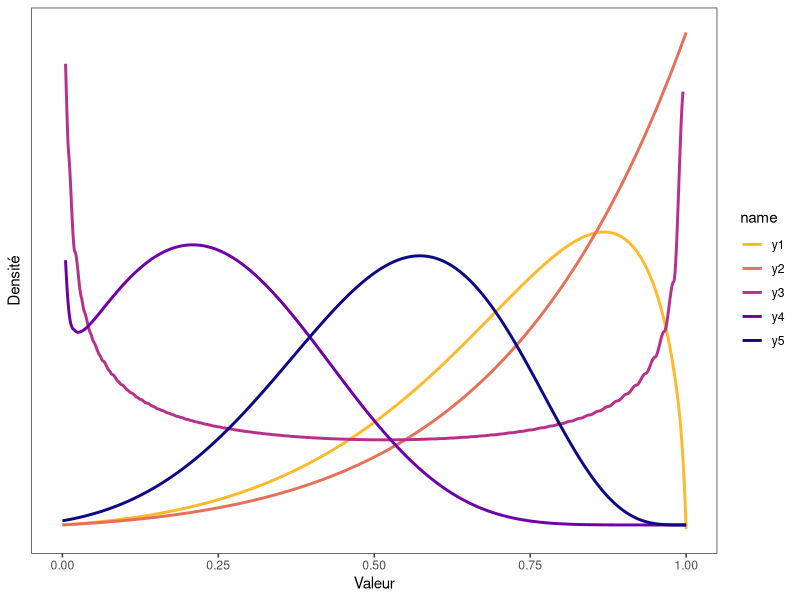
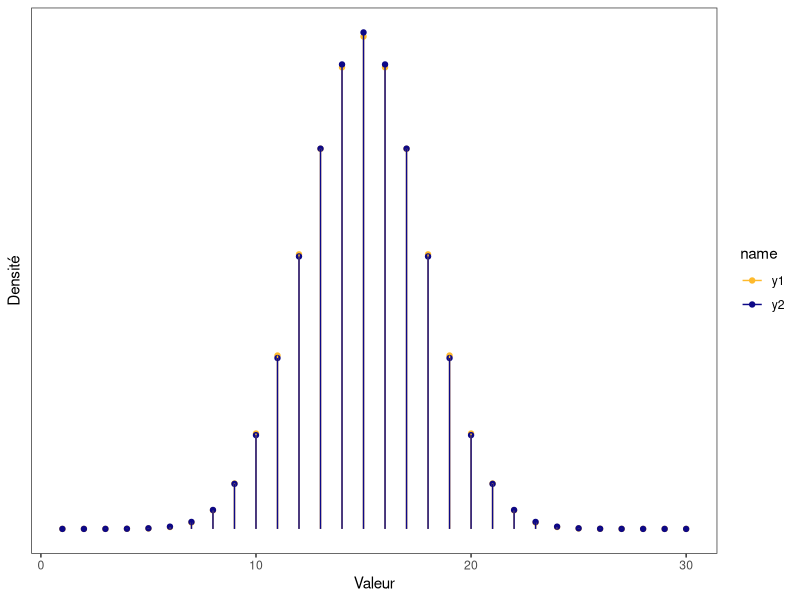
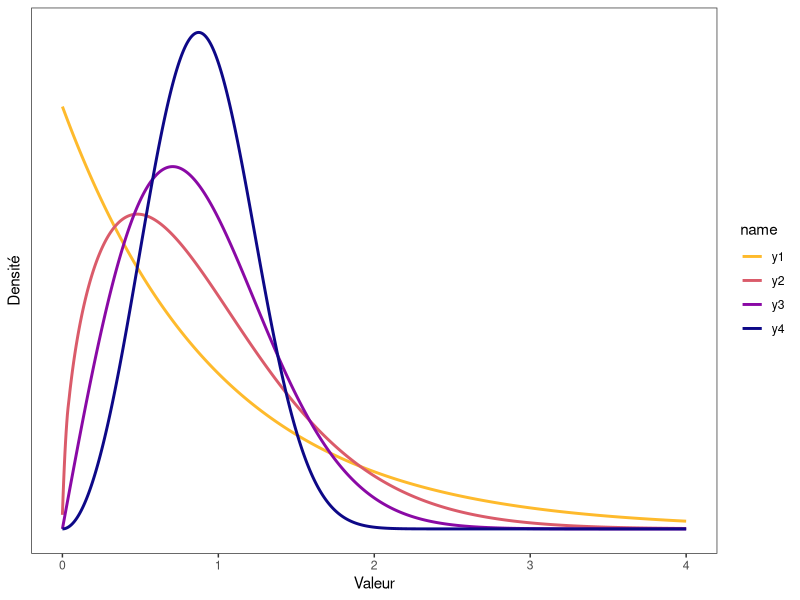
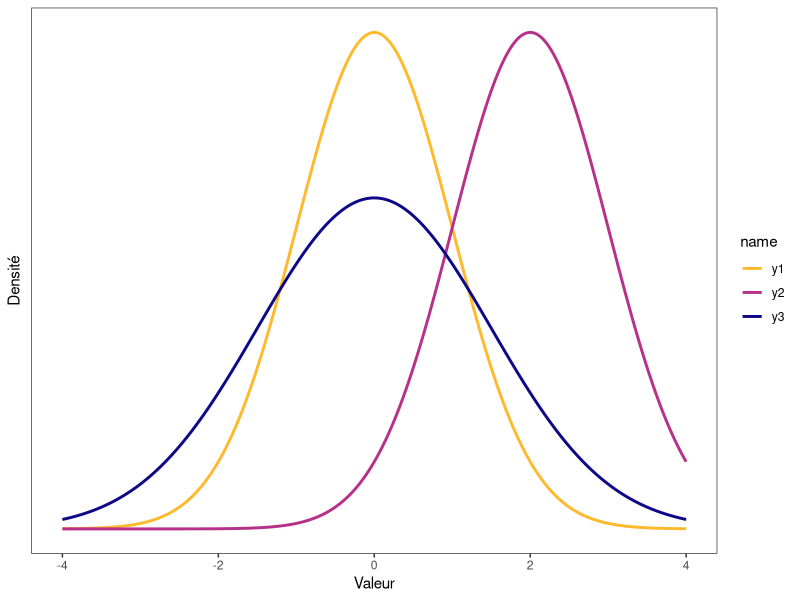
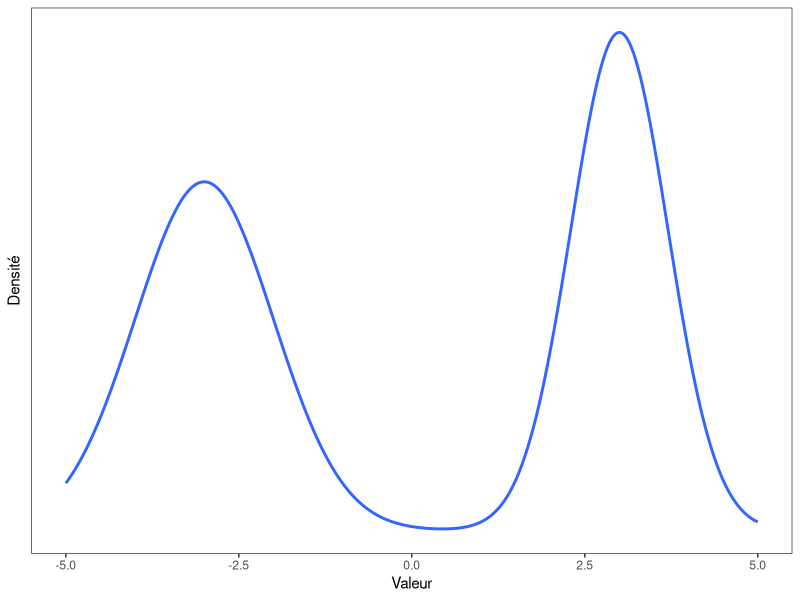
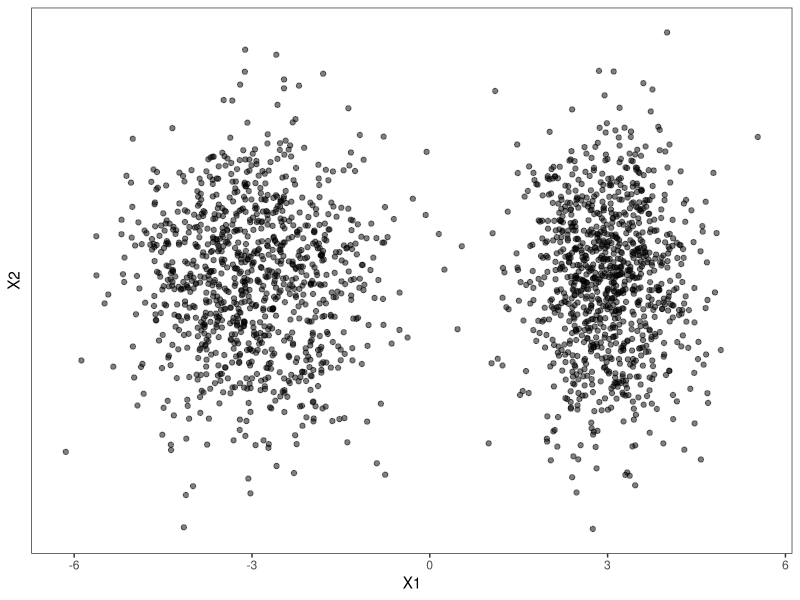

These figures' R source, in order:
##########################
#     INITIALISATION     #
##########################

# Chargement des bibliothèques
library(tidyverse)    # Outils génériques

#Lois de distribution
OUT_pas <- 0.01

OUT_normale <- data.frame(val = seq(from = -4, to = 4, by = OUT_pas))
OUT_normale <- OUT_normale %>%
   mutate(y1 = dnorm(val, mean = 0, sd = 1)) %>%
   mutate(y2 = dnorm(val, mean = 2, sd = 1)) %>%
   mutate(y3 = dnorm(val, mean = 0, sd = 1.5)) %>%
   pivot_longer(cols=c("y1","y2","y3"))

OUT_graphe_normale <- ggplot(data = OUT_normale, aes(x = val, y = value, colour = name)) +
   geom_smooth(method = "loess", se = FALSE, span = 5*OUT_pas, n=1e3) +
   scale_color_viridis_d(option = "C", direction = -1, begin = 0, end = .85) +
   xlab("Valeur") +
   ylab("Densité") +
   theme_bw() +
   theme(axis.text.y = element_blank(),
         panel.grid = element_blank(),
         axis.ticks.y = element_blank())

OUT_weibull <- data.frame(val = seq(from = 0, to = 4, by = 0.5*OUT_pas))
OUT_weibull <- OUT_weibull %>%
   mutate(y1 = dweibull(val, shape = 1)) %>%
   mutate(y2 = dweibull(val, shape = 1.5)) %>%
   mutate(y3 = dweibull(val, shape = 2)) %>%
   mutate(y4 = dweibull(val, shape = 3)) %>%
   pivot_longer(cols=c("y1","y2","y3","y4"))

OUT_graphe_weibull <- ggplot(data = OUT_weibull, aes(x = val, y = value, colour = name)) +
   geom_smooth(method = "loess", se = FALSE, span = 2*OUT_pas, n=1e3) +
   scale_color_viridis_d(option = "C", direction = -1, begin = 0, end = .85) +
   xlab("Valeur") +
   ylab("Densité") +
   theme_bw() +
   theme(axis.text.y = element_blank(),
         panel.grid = element_blank(),
         axis.ticks.y = element_blank())

OUT_beta <- data.frame(val = seq(from = 0, to = 1, by = 0.5*OUT_pas))
OUT_beta <- OUT_beta %>%
   mutate(y1 = dbeta(val, shape1 = 2, shape2 = 1.6, ncp = 5)) %>%
   mutate(y2 = dbeta(val, shape1 = 2, shape2 = 1, ncp = 4)) %>%
   mutate(y3 = dbeta(val, shape1 = .55, shape2 = .58, ncp = 0)) %>%
   mutate(y4 = dbeta(val, shape1 = .5, shape2 = 8, ncp = 5)) %>%
   mutate(y5 = dbeta(val, shape1 = 1, shape2 = 5, ncp = 10)) %>%
   pivot_longer(cols=c("y1","y2","y3","y4","y5"))

OUT_graphe_beta <- ggplot(data = OUT_beta, aes(x = val, y = value, colour = name)) +
   geom_smooth(method = "loess", se = FALSE, span = 2*OUT_pas, n=1e3) +
   scale_color_viridis_d(option = "C", direction = -1, begin = 0, end = .85) +
   xlab("Valeur") +
   ylab("Densité") +
   theme_bw() +
   theme(axis.text.y = element_blank(),
         panel.grid = element_blank(),
         axis.ticks.y = element_blank())

OUT_n_bino <- 30
OUT_p_bino <- 0.5
OUT_binomiale <- data.frame(val =  1:OUT_n_bino)
OUT_binomiale <- OUT_binomiale %>%
   mutate(y1 = dbinom(val, size = OUT_n_bino, prob = OUT_p_bino)) %>%
   mutate(y2 = dnorm(val, mean = OUT_n_bino*OUT_p_bino, sd = sqrt(OUT_n_bino*OUT_p_bino*(1-OUT_p_bino)))) %>%
   pivot_longer(cols=c("y1", "y2"))

OUT_graphe_binomiale <- ggplot(data = OUT_binomiale, aes(x = val, y = value, colour = name)) +
   geom_point() + geom_segment(aes(xend=val, yend=0)) +
   scale_color_viridis_d(option = "C", direction = -1, begin = 0, end = .85) +
   xlab("Valeur") +
   ylab("Densité") +
   theme_bw() +
   theme(axis.text.y = element_blank(),
         panel.grid = element_blank(),
         axis.ticks.y = element_blank())


OUT_bimodale <- data.frame(val = seq(from = -5, to = 5, by = OUT_pas))
OUT_bimodale <- OUT_bimodale %>%
   mutate(y = dnorm(val, mean = -3, sd = 1) + dnorm(val, mean = 3, sd = .7)) %>%
   mutate(x = dnorm(val, mean = 3, sd = 1))

OUT_graphe_bimodale <- ggplot(data = OUT_bimodale, aes(x = val, y = y)) +
   geom_smooth(method = "loess", se = FALSE, span = 5*OUT_pas, n=1e3) +
   scale_color_viridis_d(option = "C", direction = -1, begin = 0, end = .85) +
   xlab("Valeur") +
   ylab("Densité") +
   theme_bw() +
   theme(axis.text.y = element_blank(),
         panel.grid = element_blank(),
         axis.ticks.y = element_blank())


nombre <- 1e3
OUT_bimodale2D <- data.frame(
   x = c(rnorm(n = nombre, mean = -3, sd = 1)[1:nombre], 
         rnorm(n = nombre, mean = 3, sd = 0.7)[1:nombre]),
   y = rnorm(n = 2*nombre, mean = 0, sd = 2))

OUT_graphe_bimodale2D <- ggplot(data = OUT_bimodale2D, aes(x = x, y = y)) +
   geom_point(alpha = .5) +
   xlab("X1") +
   ylab("X2") +
   theme_bw() +
   theme(axis.text.y = element_blank(),
         panel.grid = element_blank(),
         axis.ticks.y = element_blank())


save.image(file = "EKR-Champis-Outro.RData")     # Sauvegarde données pour rapport


OUT_graphe_beta
OUT_graphe_binomiale
OUT_graphe_weibull
OUT_graphe_normale
OUT_graphe_bimodale
OUT_graphe_bimodale2D
